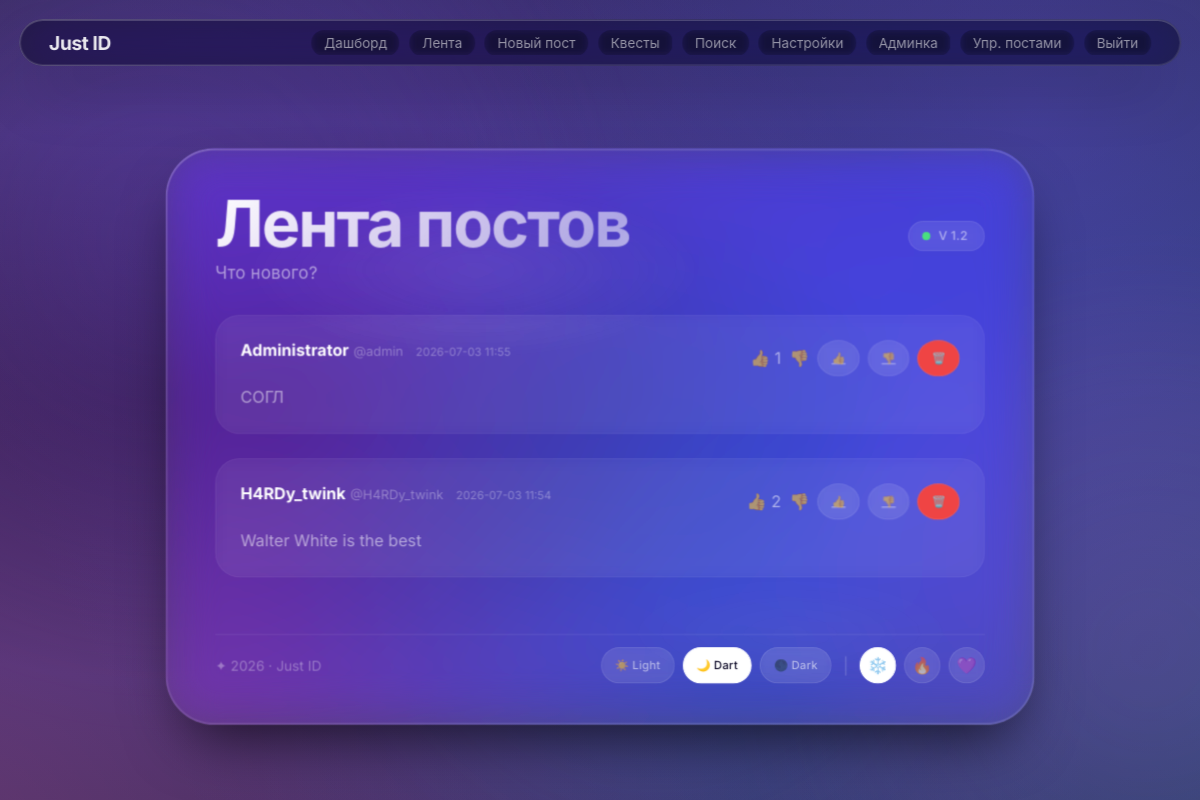
Page /feed (signed in) on the earlier database version.
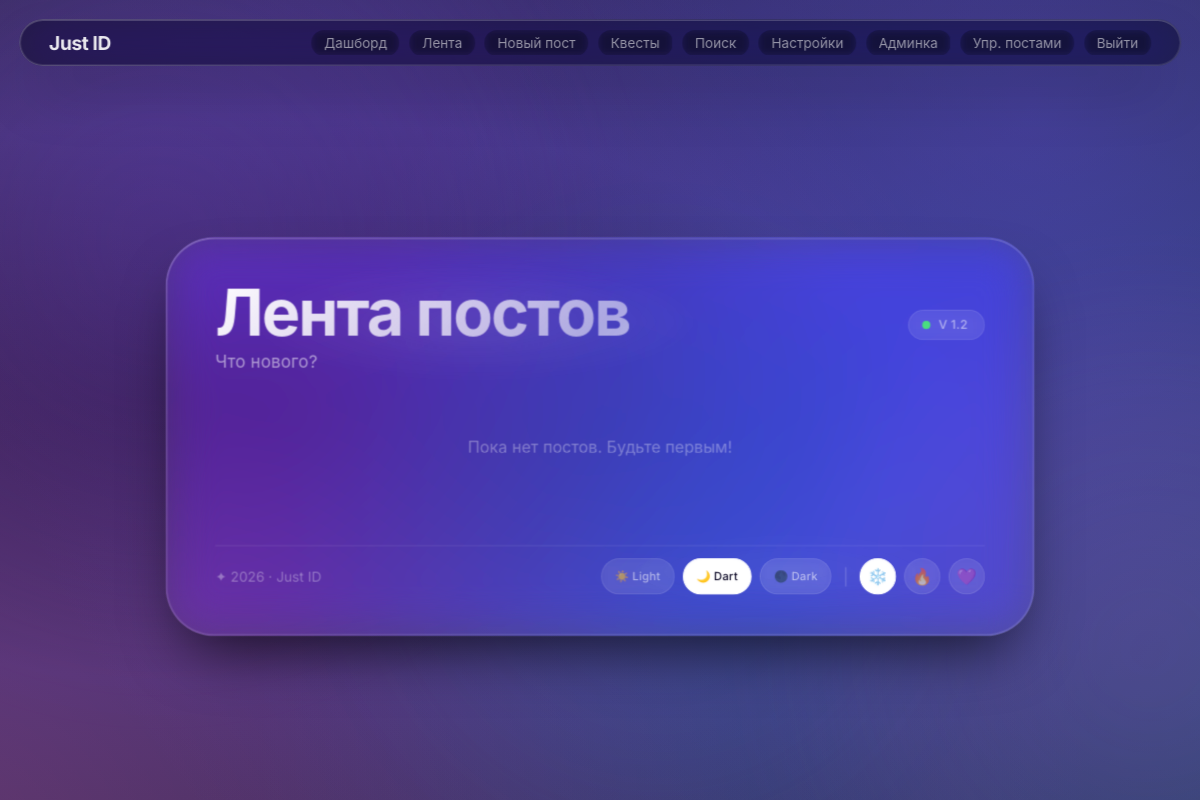
Same page on the later database version.
### tables this page shows
CREATE TABLE posts (
            id INTEGER PRIMARY KEY AUTOINCREMENT,
            user_id INTEGER NOT NULL,
            content TEXT NOT NULL,
            created_at TIMESTAMP DEFAULT CURRENT_TIMESTAMP,
            likes_count INTEGER DEFAULT 0,
            dislikes_count INTEGER DEFAULT 0,
            FOREIGN KEY (user_id) REFERENCES users (id) ON DELETE CASCADE
        );

CREATE TABLE users (
            id INTEGER PRIMARY KEY AUTOINCREMENT,
            username TEXT UNIQUE NOT NULL,
            password_hash TEXT NOT NULL,
            display_name TEXT NOT NULL,
            description TEXT,
            balance REAL DEFAULT 0.0,
            is_admin INTEGER DEFAULT 0,
            created_at TIMESTAMP DEFAULT CURRENT_TIMESTAMP,
            tilt_multiplier REAL DEFAULT 0.30,
            last_reward_time REAL
        );

### justaccount.py (the view)
@app.route('/feed')
def feed():
    if 'user_id' not in session:
        flash('Пожалуйста, войдите.', 'error')
        return redirect(url_for('login'))
    posts = get_posts(limit=50, user_id=session['user_id'])
    return render_template('feed.html', posts=posts)

### justaccount.py (called while the page is built, shortened)
def get_db():
    db = sqlite3.connect('instance/users.db')
    db.row_factory = sqlite3.Row
    return db

def get_user_by_id(user_id):
    db = get_db()
    user = db.execute('SELECT * FROM users WHERE id = ?', (user_id,)).fetchone()
    db.close()
    return user

def get_posts(limit=50, offset=0, user_id=None):
    db = get_db()
    if user_id is not None:
        posts = db.execute('''
            SELECT posts.*, users.display_name, users.username,
                   CASE WHEN reactions.reaction_type = 1 THEN 1 ELSE 0 END AS liked,
                   CASE WHEN reactions.reaction_type = -1 THEN 1 ELSE 0 END AS disliked
            FROM posts
            JOIN users ON posts.user_id = users.id
            LEFT JOIN reactions ON reactions.post_id = posts.id AND reactions.user_id = ?
            ORDER BY posts.created_at DESC
            LIMIT ? OFFSET ?
        ''', (user_id, limit, offset)).fetchall()
    db.close()
    return posts

@app.context_processor
def inject_user():
    if 'user_id' in session:
        user = get_user_by_id(session['user_id'])
        return dict(current_user=user)
    return dict(current_user=None)

### templates/feed.html (shortened to what this page needs)
{% extends "base.html" %}
{% block page_title %}Лента постов{% endblock %}
{% block sub_title %}Что нового?{% endblock %}
{% block content %}
<div style="display: flex; flex-direction: column; gap: 1.5rem;">
    {% if posts %}
    {% for post in posts %}
    <div class="post-card">
        <div style="display: flex; justify-content: space-between; align-items: flex-start; gap: 1rem;">
            <div>
                <strong style="color: var(--text-primary);">{{ post.display_name }}</strong>
                <span style="color: var(--text-muted); font-size: 0.8rem;">@{{ post.username }}</span>
                <span style="color: var(--text-muted); font-size: 0.7rem; margin-left: 0.5rem;">
                    {{ post.created_at[:16] }}
                </span>
            </div>
            <div style="display: flex; gap: 0.5rem; align-items: center;">
                <span style="color: var(--text-secondary);">👍 {{ post.likes_count }}</span>
                <span style="color: var(--text-secondary);">👎 {{ post.dislikes_count }}</span>
                {% if post.liked %}
                <a href="{{ url_for('like_post_route', post_id=post.id) }}" class="ctrl-btn"
                    style="width: auto; padding: 0 0.8rem; font-size: 0.7rem; background: var(--text-primary); color: var(--bg-1);">👍</a>
                {% else %}
                <a href="{{ url_for('like_post_route', post_id=post.id) }}" class="ctrl-btn"
                    style="width: auto; padding: 0 0.8rem; font-size: 0.7rem;">👍</a>
                {% endif %}
                {% if post.disliked %}
                <a href="{{ url_for('dislike_post_route', post_id=post.id) }}" class="ctrl-btn"
                    style="width: auto; padding: 0 0.8rem; font-size: 0.7rem; background: var(--text-primary); color: var(--bg-1);">👎</a>
                {% else %}
                <a href="{{ url_for('dislike_post_route', post_id=post.id) }}" class="ctrl-btn"
                    style="width: auto; padding: 0 0.8rem; font-size: 0.7rem;">👎</a>
                {% endif %}
                {% if current_user and (current_user.id == post.user_id or current_user.is_admin == 1) %}
                <form method="POST" action="{{ url_for('delete_post_route', post_id=post.id) }}"
                    style="display: inline-block;" onsubmit="return confirm('Удалить этот пост?');">
                    <button type="submit" class="ctrl-btn"
                        style="width: auto; padding: 0 0.8rem; font-size: 0.7rem; background: #ef4444; color: white;">🗑️</button>
                </form>
                {% endif %}
            </div>
        </div>
        <p style="margin-top: 0.5rem; color: var(--text-secondary); line-height: 1.5; word-wrap: break-word;">
            {{ post.content }}
        </p>
    </div>
    {% endfor %}
    {% else %}
    <p style="color: var(--text-muted); text-align: center; padding: 2rem 0;">Пока нет постов. Будьте первым!</p>
    {% endif %}
</div>
{% endblock %}

### templates/base.html (shortened to what this page needs)
<!DOCTYPE html>
<html lang="ru">
<head>
</head>
<body>
    <div id="spotlight"></div>
    <div class="bg">
        <div class="orb orb--1"></div>
        <div class="orb orb--2"></div>
        <div class="orb orb--3"></div>
    </div>
    <nav class="navbar">
        <a href="{{ url_for('dashboard') }}" class="nav-brand">Just ID</a>
        <div class="nav-links">
            <a href="{{ url_for('dashboard') }}">Дашборд</a>
            <a href="{{ url_for('feed') }}">Лента</a>
            <a href="{{ url_for('create_post_route') }}">Новый пост</a>
            <a href="{{ url_for('quests') }}">Квесты</a>
            <a href="{{ url_for('users') }}">Поиск</a>
            <a href="{{ url_for('settings') }}">Настройки</a>
            {% if current_user and current_user.is_admin == 1 %}
            <a href="{{ url_for('admin_panel') }}">Админка</a>
            <a href="{{ url_for('admin_posts') }}">Упр. постами</a>
            {% endif %}
            {% if session.user_id %}
            <a href="{{ url_for('logout') }}">Выйти</a>
            {% endif %}
        </div>
    </nav>
    <div class="glass" id="glass">
        <div class="gloss-bottom"></div>
        <div class="content">
            <div class="header">
                <div class="title-group">
                    <h1>{% block page_title %}Just ID{% endblock %}</h1>
                    <div class="sub">{% block sub_title %}Made · by · h4rdy.dev{% endblock %}</div>
                </div>
                <div class="badge">
                    <span class="dot"></span>
                    {% block badge %}V 1.2{% endblock %}
                </div>
            </div>
            {% block content %}{% endblock %}
            <div class="footer" style="margin-top: 1.5rem;">
                <div class="footer-top">
                    <span class="meta">✦ 2026 · Just ID</span>
                    <div class="controls">
                        <button class="ctrl-btn theme-btn" data-theme="light" title="Светлая">☀️ Light</button>
                        <button class="ctrl-btn theme-btn active" data-theme="dart" title="Dart">🌙 Dart</button>
                        <button class="ctrl-btn theme-btn" data-theme="dark" title="Тёмная">🌑 Dark</button>
                        <span style="opacity:0.2; margin: 0 0.2rem;">|</span>
                        <button class="ctrl-btn active" data-preset="cool" title="Холодный">❄️</button>
                        <button class="ctrl-btn" data-preset="warm" title="Тёплый">🔥</button>
                        <button class="ctrl-btn" data-preset="neon" title="Неоновый">💜</button>
                    </div>
                </div>
            </div>
        </div>
    </div>
</body>
</html>

Differences in the rows shown:
removed posts: display_name "Administrator", username "admin", created_at "2026-07-03 11:55", likes_count "1", content "СОГЛ"
removed posts: display_name "H4RDy_twink", username "H4RDy_twink", created_at "2026-07-03 11:54", likes_count "2", content "Walter White is the best"
Other differences:
text now shown: "Пока нет постов. Будьте первым!"
